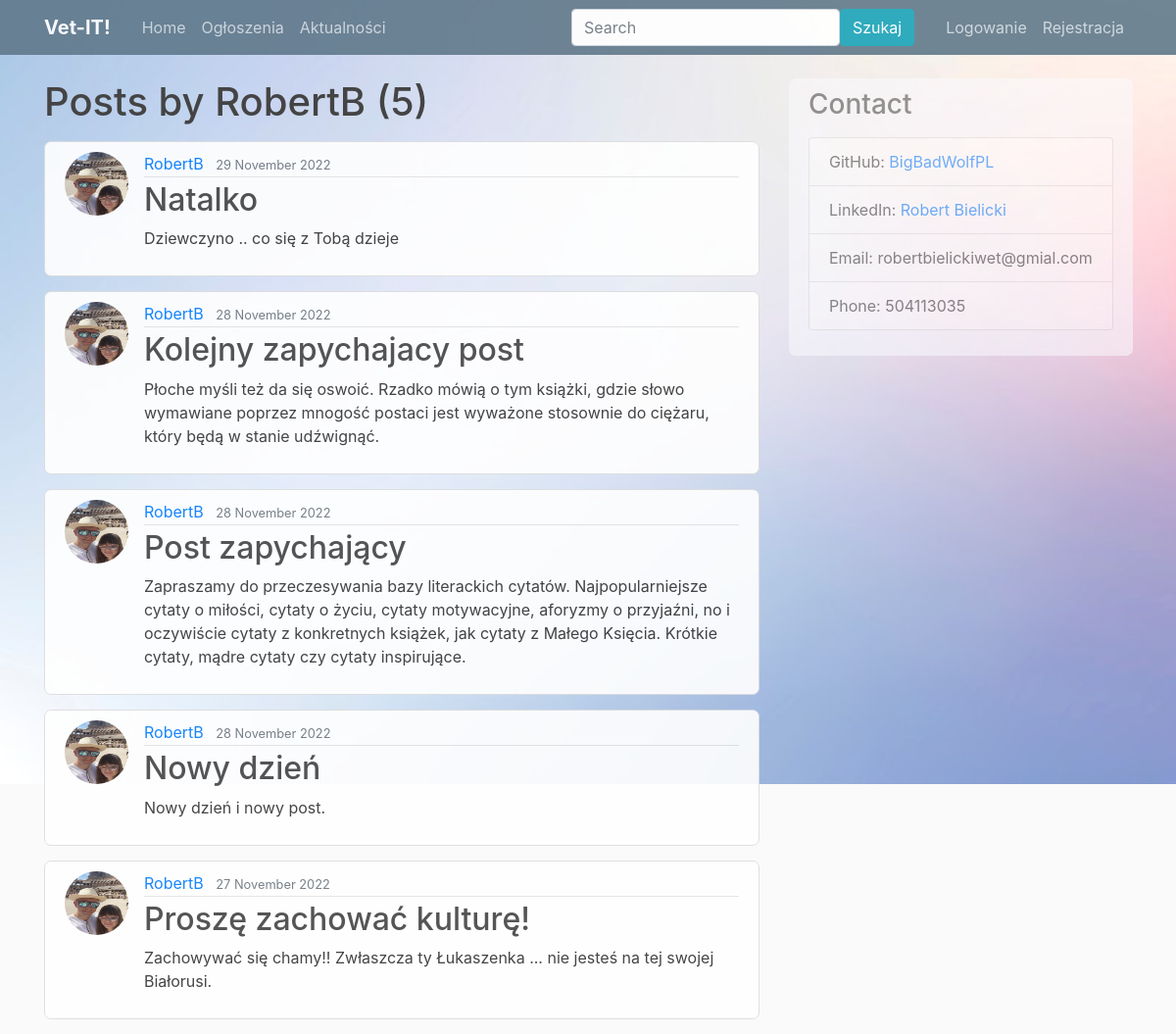
The page /user/RobertB on the database as committed earlier.
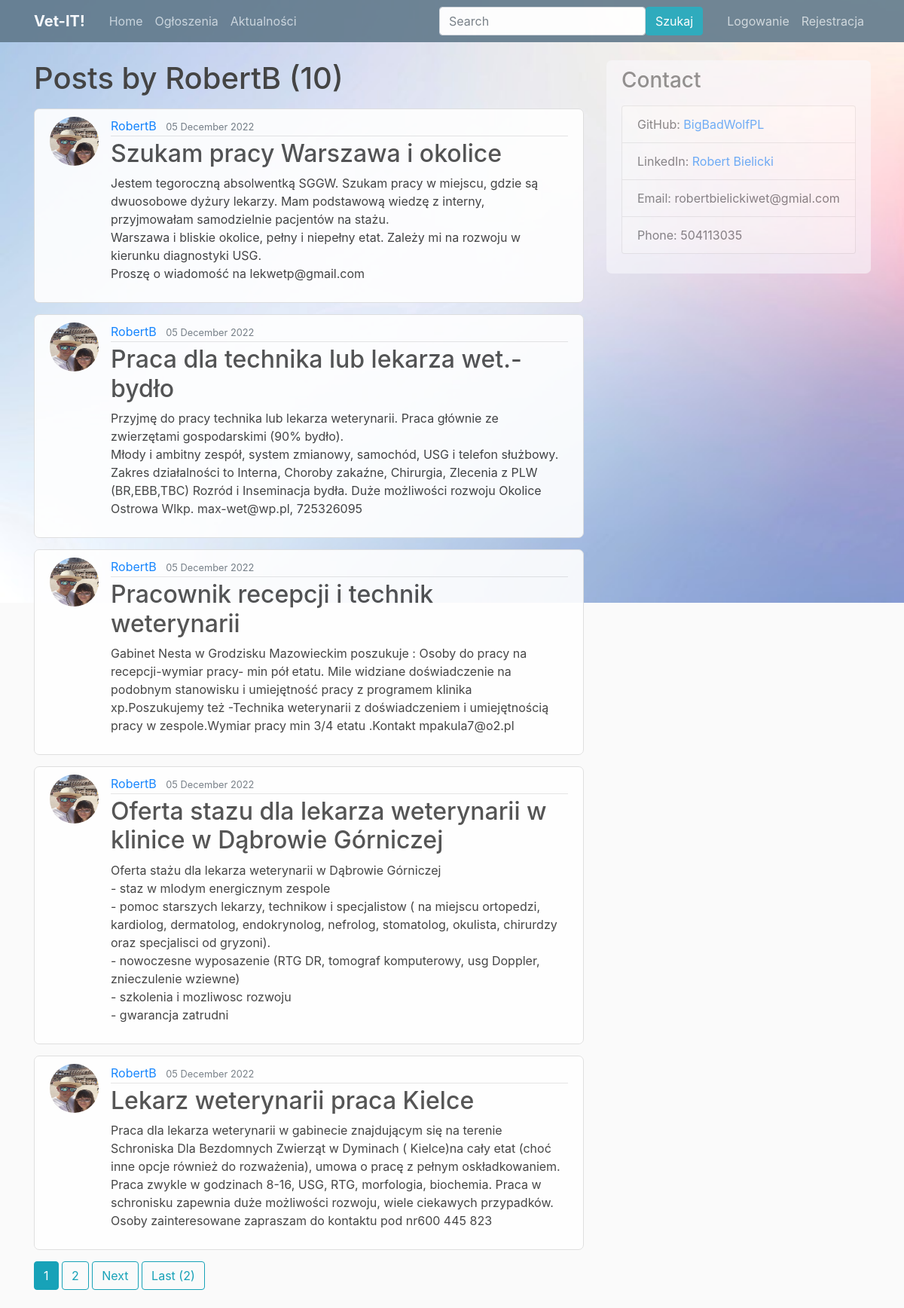
The same page on the database as committed later.
### blog/models.py (models this page shows, shortened)
class Post(models.Model):
    title = models.CharField(max_length=100)
    content = models.TextField()
    date_posted = models.DateTimeField(default=timezone.now)
    author = models.ForeignKey(User, on_delete=models.CASCADE)

### users/models.py (models this page shows, shortened)
class Profile(models.Model):
    user = models.OneToOneField(User, on_delete=models.CASCADE)
    image = models.ImageField(default='default.jpg', upload_to='profile_pics')

### blog/views.py (the view)
# urls.py: path('user/<str:username>', views.UserPostListView.as_view(), name='user-posts'),
class UserPostListView(ListView):
    model = Post                                              # <----------
    template_name = 'blog/user_posts.html'                          # blog/post_list.html (error domyslna nazwa templatu post_list)  <app>/<model>_<viewtype>.html
    context_object_name = 'posts'                             # domyslna nazwa obiektu to'object'
    paginate_by = 5
    def get_queryset(self):
        user = get_object_or_404(User, username=self.kwargs.get('username'))
        return Post.objects.filter(author=user).order_by('-date_posted')

### blog/templates/blog/user_posts.html (shortened to what this page needs)
{% extends "blog/base.html" %}
{% block content %}
    <h1 class="mb-3">Posts by {{ view.kwargs.username }} ({{ page_obj.paginator.count }})</h1>
    {% for post in posts %}
         <article class="media content-section">
          <img class="rounded-circle article-img" src="{{ post.author.profile.image.url }}">
             <div class="media-body">
               <div class="article-metadata">
                 <a class="mr-2" href="{% url 'user-posts' post.author.username %}">{{ post.author }}</a>
                 <small class="text-muted">{{ post.date_posted|date:"d F Y" }}</small>
               </div>
               <h2><a class="article-title" href="{% url 'post-detail' post.id %}">{{ post.title }}</a></h2>
               <p class="article-content">{{ post.content }}</p>
             </div>
           </article>
    {% endfor %}
    {% if is_paginated %}
      {% for num in page_obj.paginator.page_range %}
        {% if page_obj.number == num %}
          <a class="btn btn-info mb-4" href="?{{ num }}"> {{ num }}</a>
        {% elif num > page_obj.number|add:'-3' and num < page_obj.number|add:'3' %}
          <a class="btn btn-outline-info mb-4" href="?{{ num }}"> {{ num }}</a>
        {% endif %}
      {% endfor %}
      {% if page_obj.has_next %}
      <a class="btn btn-outline-info mb-4" href="?page={{ page_obj.next_page_number }}">Next</a>
      <a class="btn btn-outline-info mb-4" href="?page= {{ page_obj.paginator.num_pages }}">Last ({{ page_obj.paginator.num_pages }})</a>
      {% endif %}
    {% endif %}
  {% endblock content %}

Rows that differ between the two databases and show on the page:
no longer on this page (row unchanged): Post: author.profile.image (picture), author "RobertB", date_posted "29 November 2022", title "Natalko", content "Dziewczyno .. co się z Tobą dzieje"
no longer on this page (row unchanged): Post: author.profile.image (picture), author "RobertB", date_posted "28 November 2022", title "Kolejny zapychajacy post", content "Płoche myśli też da się oswoić. Rzadko mówią o tym książki, gdzie słowo wymawiane poprzez mnogość postaci jest wyważone stosownie do ciężaru, który będą w stanie udźwignąć."
no longer on this page (row unchanged): Post: author.profile.image (picture), author "RobertB", date_posted "28 November 2022", title "Post zapychający", content "Zapraszamy do przeczesywania bazy literackich cytatów. Najpopularniejsze cytaty o miłości, cytaty o życiu, cytaty motywacyjne, aforyzmy o przyjaźni, no i oczywiście cytaty z konkretnych książek, jak cytaty z Małego Księcia. Krótkie cytaty, mądre cytaty czy cytaty inspirujące."
no longer on this page (row unchanged): Post: author.profile.image (picture), author "RobertB", date_posted "28 November 2022", title "Nowy dzień", content "Nowy dzień i nowy post."
no longer on this page (row unchanged): Post: author.profile.image (picture), author "RobertB", date_posted "27 November 2022", title "Proszę zachować kulturę!", content "Zachowywać się chamy!! Zwłaszcza ty Łukaszenka ... nie jesteś na tej swojej Białorusi."
added Post: author.profile.image (picture), author "RobertB", date_posted "05 December 2022", title "Szukam pracy Warszawa i okolice", content "Jestem tegoroczną absolwentką SGGW. Szukam pracy w miejscu, gdzie są dwuosobowe dyżury lekarzy. Mam podstawową wiedzę z interny, przyjmowałam samodzielnie pacjentów na stażu. Warszawa i bliskie okolice, pełny i niepełny etat. Zależy mi na rozwoju w kierunku diagnostyki USG. Proszę o wiadomość na lekwetp@gmail.com"
added Post: author.profile.image (picture), author "RobertB", date_posted "05 December 2022", title "Praca dla technika lub lekarza wet.- bydło", content "Przyjmę do pracy technika lub lekarza weterynarii. Praca głównie ze zwierzętami gospodarskimi (90% bydło). Młody i ambitny zespół, system zmianowy, samochód, USG i telefon służbowy. Zakres działalności to Interna, Choroby zakaźne, Chirurgia, Zlecenia z PLW (BR,EBB,TBC) Rozród i Inseminacja bydła. Duże możliwości rozwoju Okolice Ostrowa Wlkp. max-wet@wp.pl, 725326095"
added Post: author.profile.image (picture), author "RobertB", date_posted "05 December 2022", title "Pracownik recepcji i technik weterynarii", content "Gabinet Nesta w Grodzisku Mazowieckim poszukuje : Osoby do pracy na recepcji-wymiar pracy- min pół etatu. Mile widziane doświadczenie na podobnym stanowisku i umiejętność pracy z programem klinika xp.Poszukujemy też -Technika weterynarii z doświadczeniem i umiejętnością pracy w zespole.Wymiar pracy min 3/4 etatu .Kontakt mpakula7@o2.pl"
added Post: author.profile.image (picture), author "RobertB", date_posted "05 December 2022", title "Oferta stazu dla lekarza weterynarii w klinice w Dąbrowie Górniczej", content "Oferta stażu dla lekarza weterynarii w Dąbrowie Górniczej - staz w mlodym energicznym zespole - pomoc starszych lekarzy, technikow i specjalistow ( na miejscu ortopedzi, kardiolog, dermatolog, endokrynolog, nefrolog, stomatolog, okulista, chirurdzy oraz specjalisci od gryzoni). - nowoczesne wyposazenie (RTG DR, tomograf komputerowy, usg Doppler, znieczulenie wziewne) - szkolenia i mozliwosc rozwoju - gwarancja zatrudni"
added Post: author.profile.image (picture), author "RobertB", date_posted "05 December 2022", title "Lekarz weterynarii praca Kielce", content "Praca dla lekarza weterynarii w gabinecie znajdującym się na terenie Schroniska Dla Bezdomnych Zwierząt w Dyminach ( Kielce)na cały etat (choć inne opcje również do rozważenia), umowa o pracę z pełnym oskładkowaniem. Praca zwykle w godzinach 8-16, USG, RTG, morfologia, biochemia. Praca w schronisku zapewnia duże możliwości rozwoju, wiele ciekawych przypadków. Osoby zainteresowane zapraszam do kontaktu pod nr600 445 823"
Other text that changed with them:
{{ page_obj.paginator.count }}: "5" → "10"
{{ page_obj.paginator.num_pages }}: (not shown) → "2"
new list line: "1"
new list line: "2"
text now shown: "Next Last ( )"
